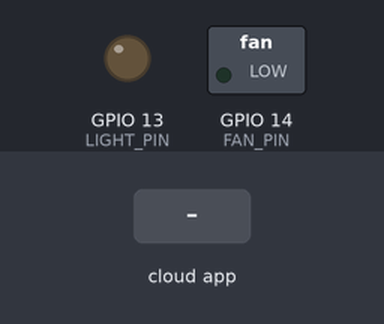
A sketch run on a simulated ESP32. Parts: switched loads named in the sketch (green lamp = pin HIGH), output pins drawn as LEDs (lit = HIGH). Inputs (shaded band) come from the test bench. WiFi joins after 1.5 s; servers stay silent unless stated; what the sketch prints to the serial monitor is not drawn.

Above: at 2.7 s.
2.8 s: the phone or cloud app sets 6a3001f6969af7ec2454250d to 1
At 3.2 s:
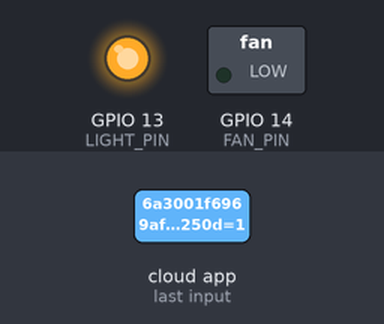
4.3 s: the phone or cloud app sets 6ab4b877b597c4e1235321ba to 1
At 5.5 s:
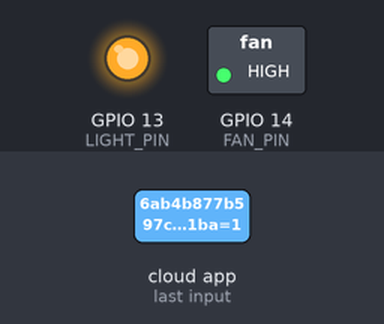
5.8 s: the phone or cloud app sets 6a3001f6969af7ec2454250d to 0
At 6.7 s:
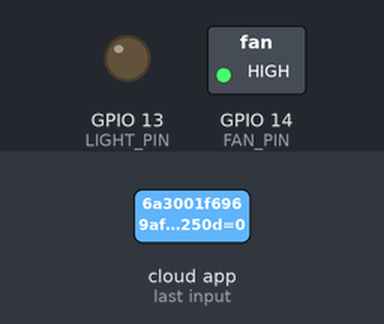
7.3 s: the phone or cloud app sets 6ab4b877b597c4e1235321ba to 0
At 7.9 s:
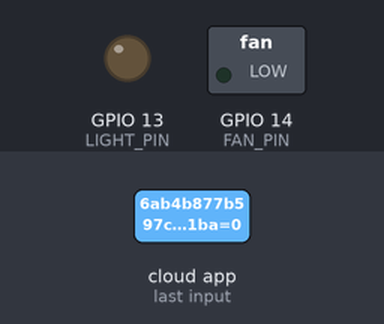
Timing chart, 0 to 9.8 s (numbered marks = the images above; inputs shaded):
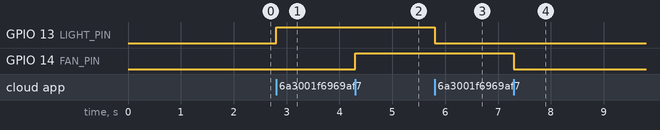

The sketch:

Voice_Controlled_Devices.ino
```cpp
#include <Arduino.h>
#include <WiFi.h>

#include "SinricPro.h"
#include "SinricProSwitch.h"

/* ================= WIFI ================= */

char ssid[] = "G";
char pass[] = "123456789";

/* ================= SINRIC PRO ================= */

#define APP_KEY "9a05f916-1efe-4e75-830c-87cc70f0fa7d"

#define APP_SECRET "379d9804-a479-4504-b565-e26094377601-4466d061-c322-4667-a6ca-7eff0ca65450-4466d061-c322-4667-a6ca-7eff0ca65450"

/* ================= LIGHT DEVICE ================= */

#define LIGHT_DEVICE_ID "6a3001f6969af7ec2454250d"

/* ================= FAN DEVICE ================= */

// Replace this with your Fan device ID from Sinric Pro
#define FAN_DEVICE_ID "6ab4b877b597c4e1235321ba"

/* ================= PINS ================= */

#define LIGHT_PIN 13
#define FAN_PIN   14


/* =================================================
   LIGHT CALLBACK
   ================================================= */

bool onLightPowerState(
  const String &deviceId,
  bool &state
)
{
  Serial.printf(
    "Light %s turned %s\n",
    deviceId.c_str(),
    state ? "ON" : "OFF"
  );

  digitalWrite(
    LIGHT_PIN,
    state ? HIGH : LOW
  );

  return true;
}


/* =================================================
   FAN CALLBACK
   ================================================= */

bool onFanPowerState(
  const String &deviceId,
  bool &state
)
{
  Serial.printf(
    "Fan %s turned %s\n",
    deviceId.c_str(),
    state ? "ON" : "OFF"
  );

  digitalWrite(
    FAN_PIN,
    state ? HIGH : LOW
  );

  return true;
}


/* =================================================
   WIFI SETUP
   ================================================= */

void setupWiFi()
{
  Serial.print("Connecting to WiFi");

  WiFi.begin(
    ssid,
    pass
  );

  while (WiFi.status() != WL_CONNECTED)
  {
    delay(500);
    Serial.print(".");
  }

  Serial.println();

  Serial.print(
    "Connected! IP Address: "
  );

  Serial.println(
    WiFi.localIP()
  );
}


/* =================================================
   SINRIC PRO SETUP
   ================================================= */

void setupSinricPro()
{
  // -------- LIGHT --------

  SinricProSwitch &light =
    SinricPro[LIGHT_DEVICE_ID];

  light.onPowerState(
    onLightPowerState
  );


  // -------- FAN --------

  SinricProSwitch &fan =
    SinricPro[FAN_DEVICE_ID];

  fan.onPowerState(
    onFanPowerState
  );


  // -------- SINRIC PRO --------

  SinricPro.begin(
    APP_KEY,
    APP_SECRET
  );

  SinricPro.restoreDeviceStates(
    true
  );
}


/* =================================================
   SETUP
   ================================================= */

void setup()
{
  Serial.begin(115200);

  // Light
  pinMode(
    LIGHT_PIN,
    OUTPUT
  );

  digitalWrite(
    LIGHT_PIN,
    LOW
  );


  // Fan
  pinMode(
    FAN_PIN,
    OUTPUT
  );

  digitalWrite(
    FAN_PIN,
    LOW
  );


  setupWiFi();

  setupSinricPro();

  Serial.println();
  Serial.println(
    "=========================="
  );

  Serial.println(
    "Light + Fan System Ready"
  );

  Serial.println(
    "=========================="
  );
}


/* =================================================
   LOOP
   ================================================= */

void loop()
{
  SinricPro.handle();
}
```

Measured:
- after the input at 2.8 s, GPIO 13 (LIGHT_PIN): LOW → HIGH at once
- after the input at 4.3 s, GPIO 14 (FAN_PIN): LOW → HIGH at once
- after the input at 5.8 s, GPIO 13 (LIGHT_PIN): HIGH → LOW at once
- after the input at 7.3 s, GPIO 14 (FAN_PIN): HIGH → LOW at once
